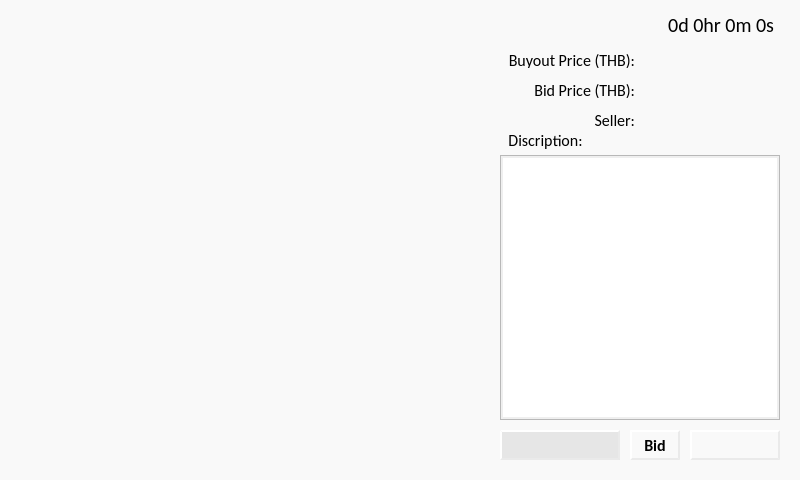
<?xml version="1.0" encoding="UTF-8"?>
<ui version="4.0">
 <class>Form</class>
 <widget class="QWidget" name="Form">
  <property name="geometry">
   <rect>
    <x>0</x>
    <y>0</y>
    <width>800</width>
    <height>480</height>
   </rect>
  </property>
  <property name="windowTitle">
   <string>Form</string>
  </property>
  <property name="styleSheet">
   <string notr="true">
QWidget#Form
{
	background-color: rgb(249, 249, 249);
}


QWidget
{
	padding: 2px;
}


QPushButton 
{
	background-color: qlineargradient(x1:0, y1:0, x2:1, y2:1,
stop:0 rgba(200, 200, 200, 255), 
stop:0.5 rgba(221, 221, 221, 255),
stop:1 rgba(200, 200, 200, 255));
	border-style: outset;
    border-width: 2px;
    border-color: rgba(234, 234, 234, 255)
 }

QPushButton#pushButton_02_buyitnow
{
	background-color: qlineargradient(x1:0, y1:0, x2:1, y2:1,
stop:0 rgba(234, 0, 0, 255), 
stop:0.5 rgba(255, 39, 39, 255),
stop:1 rgba(234, 0, 0, 255));
	color: rgb(249, 249, 249);
}

 QPushButton:pressed {
	background-color: rgb(221, 221, 221);
 }

 QPushButton:hover {
	 background-color: qlineargradient(x1:0, y1:0, x2:1, y2:1,
stop:0 rgba(229, 229, 229, 255), 
stop:0.5 rgba(221, 221, 221, 255),
stop:1 rgba(229, 229, 229, 221));
    border-color: rgba(221, 128, 32, 255)
 }


QLineEdit
{
	background-color:  rgba(230, 230, 230, 255);
	border-style: outset;
    border-width: 2px;
    border-color: rgba(234, 234, 234, 255);
 }
</string>
  </property>
  <widget class="QPushButton" name="pushButton_02_buyitnow">
   <property name="geometry">
    <rect>
     <x>690</x>
     <y>430</y>
     <width>90</width>
     <height>30</height>
    </rect>
   </property>
   <property name="font">
    <font>
     <family>Calibri</family>
     <pointsize>12</pointsize>
     <weight>75</weight>
     <bold>true</bold>
    </font>
   </property>
   <property name="text">
    <string>Buy it now</string>
   </property>
  </widget>
  <widget class="QPushButton" name="pushButton_01_bid">
   <property name="geometry">
    <rect>
     <x>630</x>
     <y>430</y>
     <width>50</width>
     <height>30</height>
    </rect>
   </property>
   <property name="font">
    <font>
     <family>Calibri</family>
     <pointsize>12</pointsize>
     <weight>75</weight>
     <bold>true</bold>
    </font>
   </property>
   <property name="text">
    <string>Bid</string>
   </property>
  </widget>
  <widget class="QLabel" name="label_00_name">
   <property name="geometry">
    <rect>
     <x>20</x>
     <y>10</y>
     <width>580</width>
     <height>30</height>
    </rect>
   </property>
   <property name="font">
    <font>
     <family>Calibri</family>
     <pointsize>15</pointsize>
    </font>
   </property>
   <property name="text">
    <string>&lt;Name&gt;</string>
   </property>
   <property name="alignment">
    <set>Qt::AlignLeading|Qt::AlignLeft|Qt::AlignVCenter</set>
   </property>
  </widget>
  <widget class="QLabel" name="label_02_buyoutprice_head">
   <property name="geometry">
    <rect>
     <x>500</x>
     <y>50</y>
     <width>140</width>
     <height>20</height>
    </rect>
   </property>
   <property name="font">
    <font>
     <family>Calibri</family>
     <pointsize>12</pointsize>
    </font>
   </property>
   <property name="text">
    <string>Buyout Price (THB):</string>
   </property>
   <property name="alignment">
    <set>Qt::AlignRight|Qt::AlignTrailing|Qt::AlignVCenter</set>
   </property>
  </widget>
  <widget class="QLabel" name="label_03_bidprice_head">
   <property name="geometry">
    <rect>
     <x>500</x>
     <y>80</y>
     <width>140</width>
     <height>20</height>
    </rect>
   </property>
   <property name="font">
    <font>
     <family>Calibri</family>
     <pointsize>12</pointsize>
    </font>
   </property>
   <property name="text">
    <string>Bid Price (THB):</string>
   </property>
   <property name="alignment">
    <set>Qt::AlignRight|Qt::AlignTrailing|Qt::AlignVCenter</set>
   </property>
  </widget>
  <widget class="QLabel" name="label_05_description_head">
   <property name="geometry">
    <rect>
     <x>500</x>
     <y>130</y>
     <width>91</width>
     <height>21</height>
    </rect>
   </property>
   <property name="font">
    <font>
     <family>Calibri</family>
     <pointsize>12</pointsize>
    </font>
   </property>
   <property name="text">
    <string>Discription:</string>
   </property>
   <property name="alignment">
    <set>Qt::AlignCenter</set>
   </property>
  </widget>
  <widget class="QTextEdit" name="textEdit_05_description">
   <property name="geometry">
    <rect>
     <x>500</x>
     <y>155</y>
     <width>280</width>
     <height>265</height>
    </rect>
   </property>
   <property name="font">
    <font>
     <family>Calibri</family>
     <pointsize>12</pointsize>
    </font>
   </property>
  </widget>
  <widget class="QLineEdit" name="lineEdit_bidprice">
   <property name="geometry">
    <rect>
     <x>500</x>
     <y>430</y>
     <width>120</width>
     <height>30</height>
    </rect>
   </property>
   <property name="font">
    <font>
     <family>Calibri</family>
     <pointsize>12</pointsize>
    </font>
   </property>
   <property name="alignment">
    <set>Qt::AlignRight|Qt::AlignTrailing|Qt::AlignVCenter</set>
   </property>
  </widget>
  <widget class="QLabel" name="label_02_buyoutprice">
   <property name="geometry">
    <rect>
     <x>640</x>
     <y>50</y>
     <width>140</width>
     <height>20</height>
    </rect>
   </property>
   <property name="font">
    <font>
     <family>Calibri</family>
     <pointsize>12</pointsize>
    </font>
   </property>
   <property name="text">
    <string>&lt;buyoutprice&gt;</string>
   </property>
   <property name="alignment">
    <set>Qt::AlignRight|Qt::AlignTrailing|Qt::AlignVCenter</set>
   </property>
  </widget>
  <widget class="QLabel" name="label_03_bidprice">
   <property name="geometry">
    <rect>
     <x>639</x>
     <y>80</y>
     <width>140</width>
     <height>20</height>
    </rect>
   </property>
   <property name="font">
    <font>
     <family>Calibri</family>
     <pointsize>12</pointsize>
    </font>
   </property>
   <property name="text">
    <string>&lt;bidprice&gt;</string>
   </property>
   <property name="alignment">
    <set>Qt::AlignRight|Qt::AlignTrailing|Qt::AlignVCenter</set>
   </property>
  </widget>
  <widget class="QLabel" name="label_04_seller">
   <property name="geometry">
    <rect>
     <x>640</x>
     <y>110</y>
     <width>140</width>
     <height>20</height>
    </rect>
   </property>
   <property name="font">
    <font>
     <family>Calibri</family>
     <pointsize>12</pointsize>
    </font>
   </property>
   <property name="text">
    <string>&lt;seller_username&gt;</string>
   </property>
   <property name="alignment">
    <set>Qt::AlignRight|Qt::AlignTrailing|Qt::AlignVCenter</set>
   </property>
  </widget>
  <widget class="QLabel" name="label_04_seller_head">
   <property name="geometry">
    <rect>
     <x>500</x>
     <y>110</y>
     <width>140</width>
     <height>20</height>
    </rect>
   </property>
   <property name="font">
    <font>
     <family>Calibri</family>
     <pointsize>12</pointsize>
    </font>
   </property>
   <property name="text">
    <string>Seller:</string>
   </property>
   <property name="alignment">
    <set>Qt::AlignRight|Qt::AlignTrailing|Qt::AlignVCenter</set>
   </property>
  </widget>
  <widget class="QLabel" name="label_00_timeleft">
   <property name="geometry">
    <rect>
     <x>600</x>
     <y>10</y>
     <width>180</width>
     <height>30</height>
    </rect>
   </property>
   <property name="font">
    <font>
     <family>Calibri</family>
     <pointsize>15</pointsize>
    </font>
   </property>
   <property name="text">
    <string>0d 0hr 0m 0s</string>
   </property>
   <property name="alignment">
    <set>Qt::AlignRight|Qt::AlignTrailing|Qt::AlignVCenter</set>
   </property>
  </widget>
  <widget class="QWidget" name="widget_qquickview" native="true">
   <property name="geometry">
    <rect>
     <x>20</x>
     <y>55</y>
     <width>460</width>
     <height>410</height>
    </rect>
   </property>
   <property name="font">
    <font>
     <family>Calibri</family>
    </font>
   </property>
  </widget>
 </widget>
 <tabstops>
  <tabstop>textEdit_05_description</tabstop>
  <tabstop>pushButton_02_buyitnow</tabstop>
  <tabstop>pushButton_01_bid</tabstop>
 </tabstops>
 <resources/>
 <connections/>
</ui>
